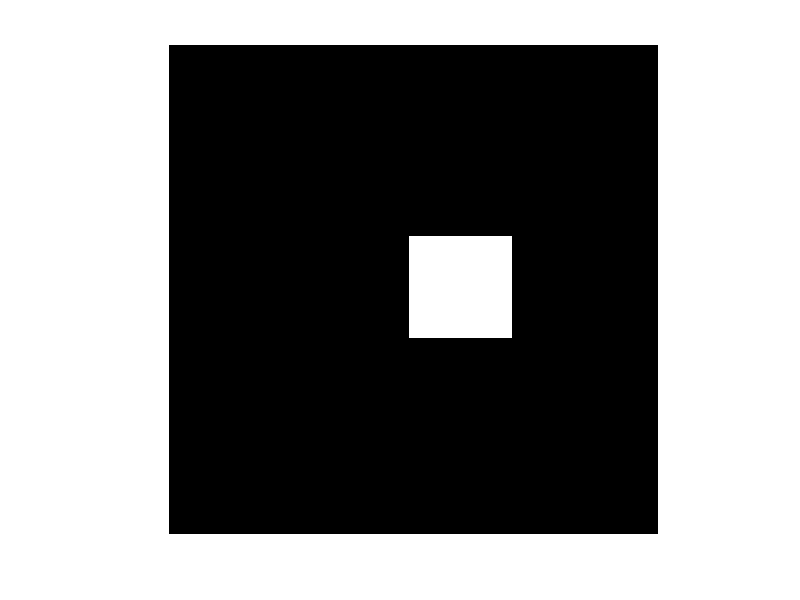

Reproduce this figure in MATLAB. (Note: this script raises an error after producing the figure.)
function [ output_args ] = part3
%PART3 Summary of this function goes here
%   Detailed explanation goes here
im = zeros(100,100);
im(40:60, 50:70)=1;

figure;
imshow(im);

B =[];
for i = row-1 : -1: 2
    for j = 2 : col -1
        if im(i,j)
            s = [i j];
            B = [B;s];
            p = s ;
            
        end
            
    end
end

function M = neighborhood(x,y)    
    p1 = thinImage(x-1, y-1);
    p2 = thinImage(x-1, y);
    p3 = thinImage(x-1, y+1);
    p4 = thinImage(x, y+1);
    p5 = thinImage(x+1, y+1);
    p6 = thinImage(x+1, y);
    p7 = thinImage(x+1, y-1);
    p8 = thinImage(x, y-1);
    M = [p1 p2 p3 p4 p5 p6 p7 p8];    
end
end
